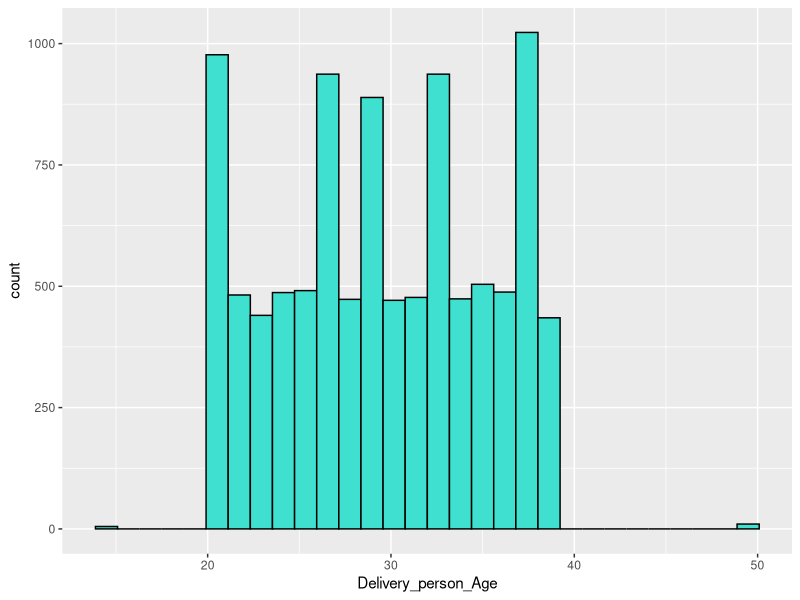
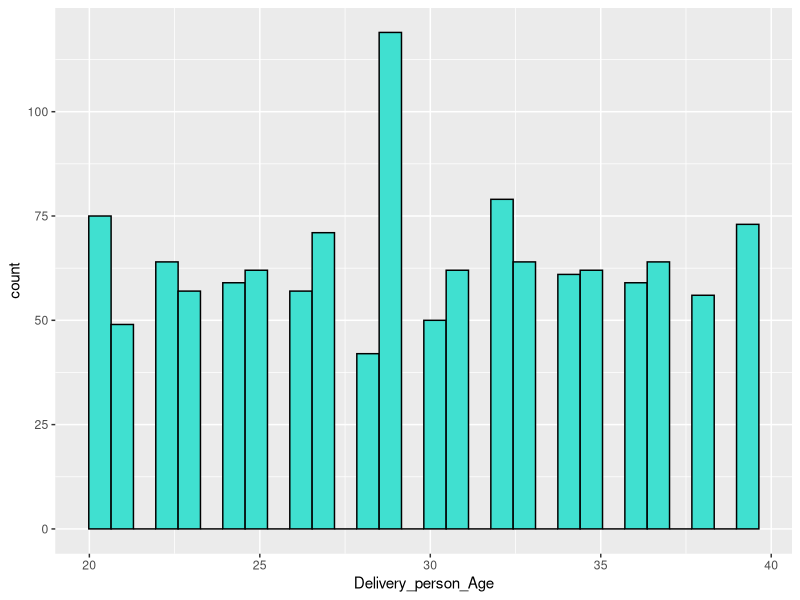
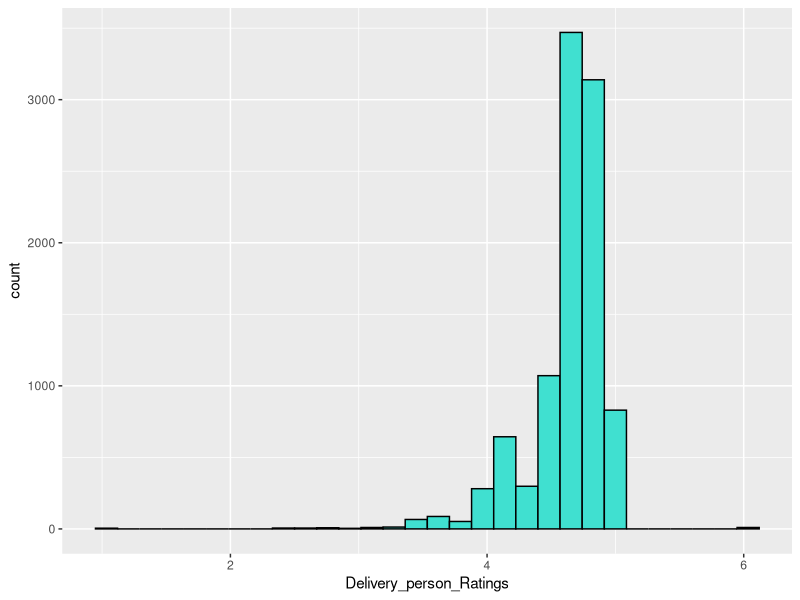

The R source for these figures, in order:
library(dplyr)
library(ggplot2)

data <- read.csv("data/Food_Time_Data_Set.csv")

str(data)

head(data)

#ID Variable

n_distinct(data$ID)

## Interistingly, there are less distinct ID values than rows.

sum(is.na(data$ID))

## There are no null values

# Delivery Person Id

head(data$Delivery_person_ID, n=8)

n_distinct(data$Delivery_person_ID)

## In this dataset there's only 1286 different delivery people, meaning that the dataset has multiple deliveries from a single person.

sum(is.na(data$Delivery_person_ID))

## There are no null values

# Delivery Person Age

head(data$Delivery_person_Age, n=8)

min(data$Delivery_person_Age)

## Min doesn't work since there's a null value.

sum(is.na(data$Delivery_person_Age))

## There's indeed just 1 null value

data[is.na(data$Delivery_person_Age), ]

## Seems like the entry (row) itself is invalid because every column has an NA value.

## Deleting this row:

str(data[!is.na(data$Delivery_person_Age), ])

data <- data[!is.na(data$Delivery_person_Age), ]

## Calculating min again

min(data$Delivery_person_Age)

data %>% 
  filter(Delivery_person_Age == 15)

max(data$Delivery_person_Age)

## The ages of the delivery people range from 15 to 50.

data %>% 
  ggplot(aes(Delivery_person_Age)) +
  geom_histogram(col = "black", fill = "turquoise")

## Most ages range from 20 to 40, with 15 and the 50 being the outliers.

## However, this graph can be wrong due to the fact that takes multiple deliveries as a different count for the age.

data %>% 
  distinct(Delivery_person_ID, .keep_all = TRUE) %>% # grabbing different people or else multiple deliveries would count as multiple ages
  ggplot(aes(Delivery_person_Age)) +
  geom_histogram(col = "black", fill = "turquoise")

## With this graph, the scale changes and now the 15 and 50 values don't appear. Could this be due to them not having an ID (NA)? Or maybe the same ID has multiple ages assigned to it (in this case this is human error)?


data %>% 
  filter(Delivery_person_Age == 15)

data %>% 
  filter(Delivery_person_ID == "JAPRES15DEL03") %>% 
  select(Delivery_person_Age)

## This is a big issue, there are multiple ages assigned to the same Delivery_person_ID

## Is this a common mistake? Does this happen for each Delivery_person_ID?

data %>% 
  group_by(Delivery_person_ID) %>% 
  distinct(Delivery_person_Age) %>% 
  summarize(distinct_ages = n())

## This is indeed a common mistake, since the docs for this dataset mention: "Delivery_person_ID: A unique identifier assigned to each delivery person for tracking purposes."

## So, the Delivery_person_ID isn't a reliable identifier for a singular person.

## Therefore, an accurate count of each age's different workers (delivery person) cannot be obtained.


# Delivery person Ratings -----------

min(data$Delivery_person_Ratings)

max(data$Delivery_person_Ratings)

## The rating scale is from 1 to 6, inclusive. This rating scale seems to deviate from the norm in the sense that most apps have a 1-5 scale or 1-10 scale, but a 1-6 scale is very peculiar.

data %>% 
  ggplot(aes(Delivery_person_Ratings)) +
  geom_histogram(col = "black", fill = "turquoise")

## Most delivery people have a rating between 3 and 5. With the other ratings having very low counts.

data %>% 
  filter(Delivery_person_Ratings > 5)

## An interesting detail is that the only delivery people who have a rating bigger than 5 (6) are 50 year olds. However, due to recent findings stating that the Delivery_person_ID variable cannot identify singular people, this is most likely a single person that is 50 years old that somehow has this 6 rating.

## So again, an accurate count of the number of distinct people (in order to count the amount of people per rating) cannot be obtained.


# Restaurant latitude and longitude 

## Latitude and longitude values can be very raw, they just specify coordinates on a map. However, if a latitude and longitude pairing appears several times in a repeated manner, this means that there are several orders for the same restaurant (since the latitude and longitude pairing uniquely identifies position of a restaurant). This technically assumes that no restaurant can be on top of another (this is very common in malls), so this is to get an idea of the amount of deliveries that possibly come from the same restaurant.

## This can even be studied to see if most people order from the same restaurant and therefore that restaurant needs more time than others in order to prepare the food.

options(pillar.sigfig = 6)

data %>% 
  group_by(Restaurant_latitude, Restaurant_longitude) %>% 
  summarize(order_count = n()) %>% 
  arrange(desc(order_count))

## There seems to be a count of 801 deliveries who don't have the restaurant's coordinates (assuming 0, 0 isn't an intentional entry, since it is in the middle of the ocean).

## Apart from that, 54 orders seem to be from the same restaurant, 48 from another and so on.

## It is important to compare the average delivery time of this popular restaurant with one that has a low delivery count.

data <- data %>% 
  mutate(Restaurant_latitude = round(Restaurant_latitude, 4),
         Restaurant_longitude = round(Restaurant_longitude, 4))

data %>% 
  group_by(Restaurant_latitude, Restaurant_longitude) %>% 
  summarize(order_count = n()) %>% 
  arrange(desc(order_count))
